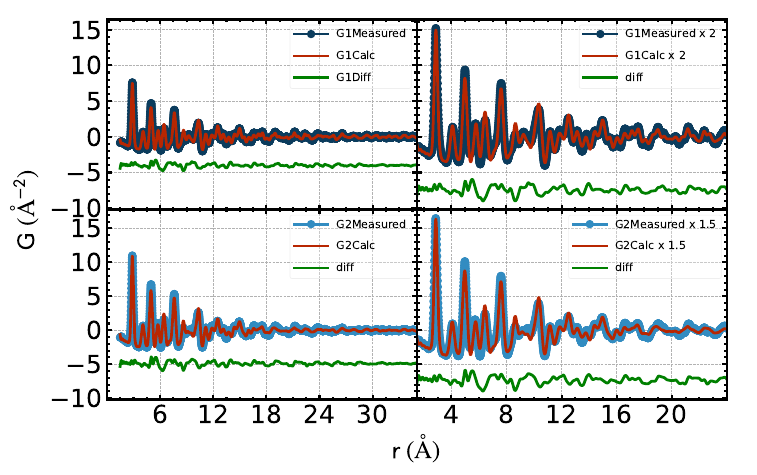

Python code for this plot:
from splot.splot import data_dict, Splot, bgcolor

#get the data file Paths:
data1Path = "data/1/80"
data2Path = "data/1/10"

# Load the 2 Data sets, call them g1 and g2: use open marker for the Meas data
g1 = data_dict(data1Path, samplename ='G', scan='80', marker='o', linestyle='')
g2 = data_dict(data2Path, samplename ='G', scan='10', marker='o', linestyle='')

# plot axis setup: 2 rows x 2 col
myplot = Splot(2, 2)

# plot data set 1 at upper left panel, plot data set 2 at lower left panel
myplot.plot_data(**g1, r=0, c=0, calc=True, diff=True)
myplot.plot_data(**g2, r=1, c=0, calc=True, diff=True)

# plot data set 1 with scale = 2.4. Plot at upper right panel
myplot.plot_data(**g1, r=0, c=1, scal = 2.4, calc=True, diff=True)

# plot data set 2 at lower right panel, with scale = 1.3
myplot.plot_data(**g2, r=1, c=1, scal = 1.3, calc=True, diff=True)

# Optional: addjust the plotting range at the first column: plot data from 0-30
myplot.set_xlim(0, 0, 35)
# Optional: addjust the plotting range at the second column: from 1-24
myplot.set_xlim(1, 1.5, 24)

# Figure configuration is always the last step 
# No specifying in context, so the legends come back.
myplot.config(context='manu')

# See the figure / Save the figure
myplot.show()
myplot.save(name = 'Example_1_MutipanMeasCalcDiff', form ='pdf')